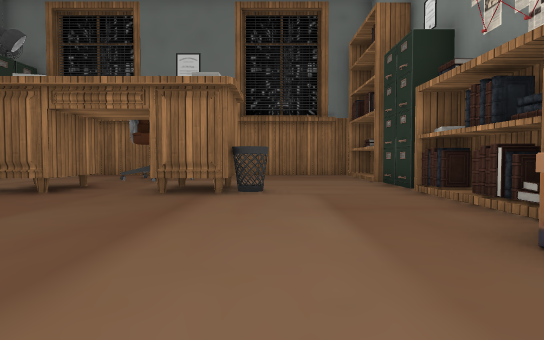
View 1 (above)

13 first-person views from a walk through a Unity game level. The camera is 0.29 m above the floor, tilts 2° down and sees 75° across. Doors are open. The floor is counted in squares, 0.5 m on a side. Each view is taken from the middle of a square. On the plan, view 1 faces up. The plan holds only what a view shows up to about 10 squares ahead; the rest is blank. The place goes on beyond the plan. Some surface patterns are stand-ins.

View 2
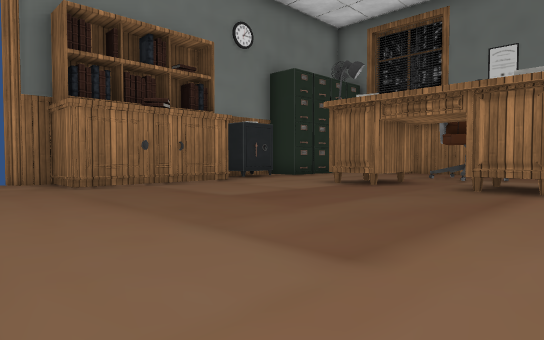

View 3
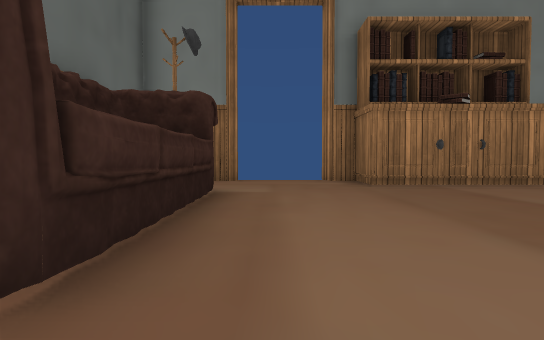

View 4
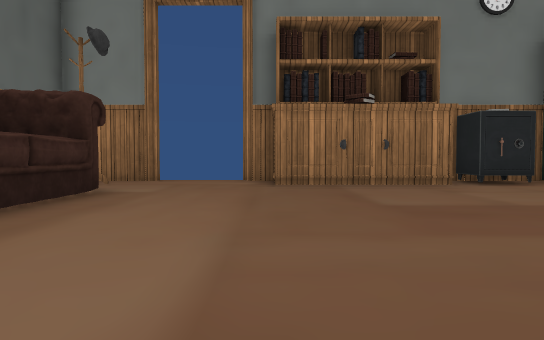

View 5
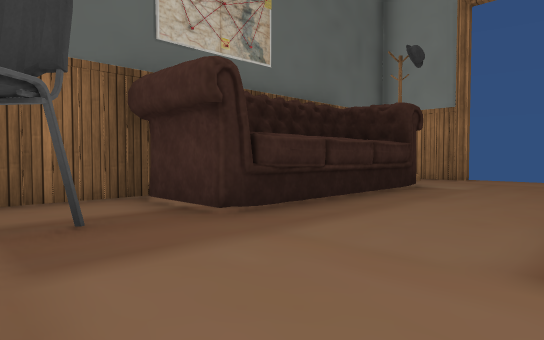

View 6
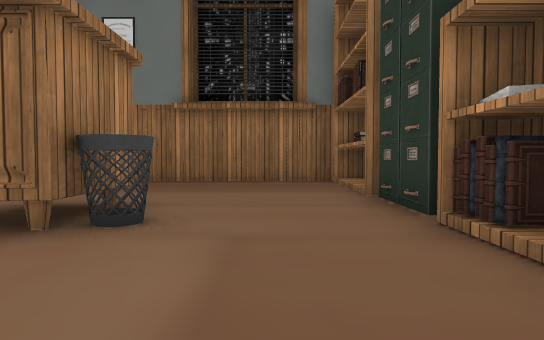

View 7
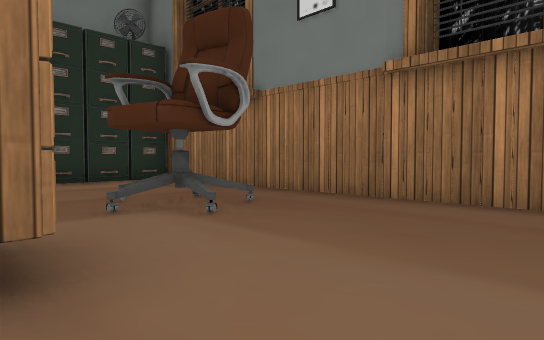

View 8
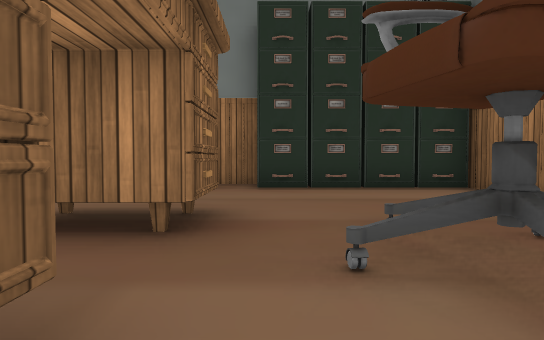

View 9
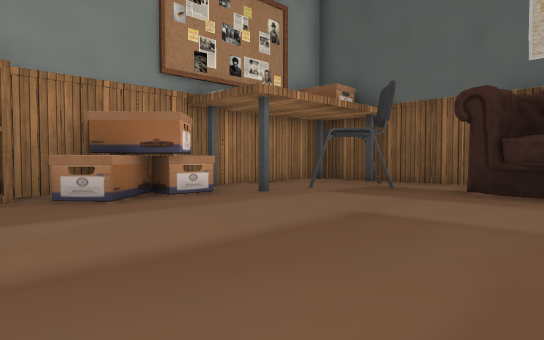

View 10
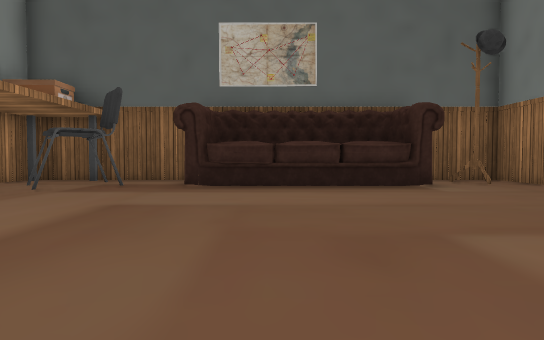

View 11
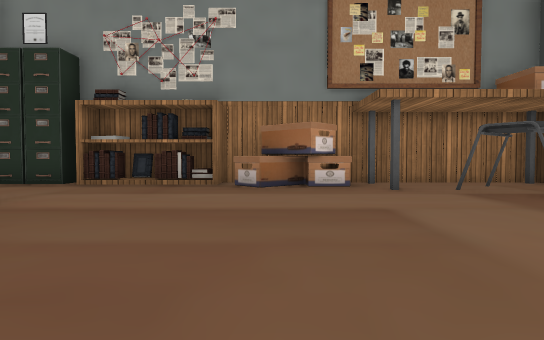

View 12
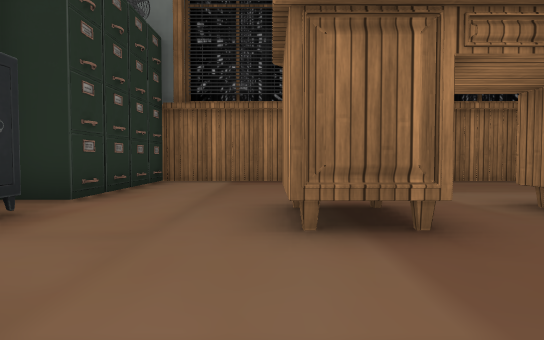

View 13
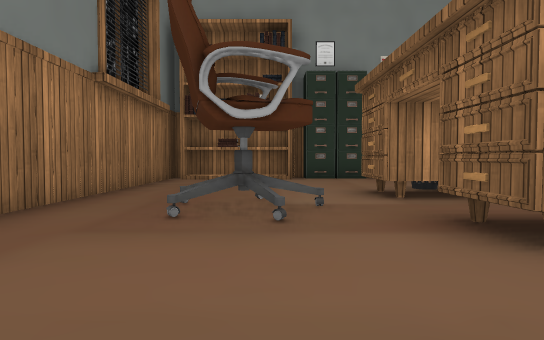

### Floor plan
Key: @ floor where view 1 was taken; # wall or solid block; . floor; D open door; = window, fence, low wall or low ledge; ^ raised ledge; O other object.
Columns run from 9 left of view 1 to 3 right of it. Each row starts with its distance up from view 1.
 12  ############
 11  O..........#
 10  O....O.....O
  9  O...OOO....#
  8 #O..........O
  7 #...##.##...O
  6 ##..#^.=#...#
  5 ##..........O
  4  ##.........#
  3   O........##
  2   #........##
  1 ###........##
  0 D........@.##
 -1 D.........O.#
 -2 D..#OOOO#O.O#
 -3 ##.#OOOO#.O.#
 -4 ####   ######

Positions as (right, up) in squares from view 1, and headings:
1: (0, 0), facing up
2: (0, -1), facing up-left
3: (0, -1), facing left
4: (0, 1), facing left
5: (1, 1), facing down-left
6: (1, 3), facing up
7: (1, 7), facing up-left
8: (-1, 8), facing left
9: (-3, 4), facing down-right
10: (-3, 5), facing down
11: (-5, 2), facing right
12: (-5, 3), facing up
13: (-7, 9), facing right
